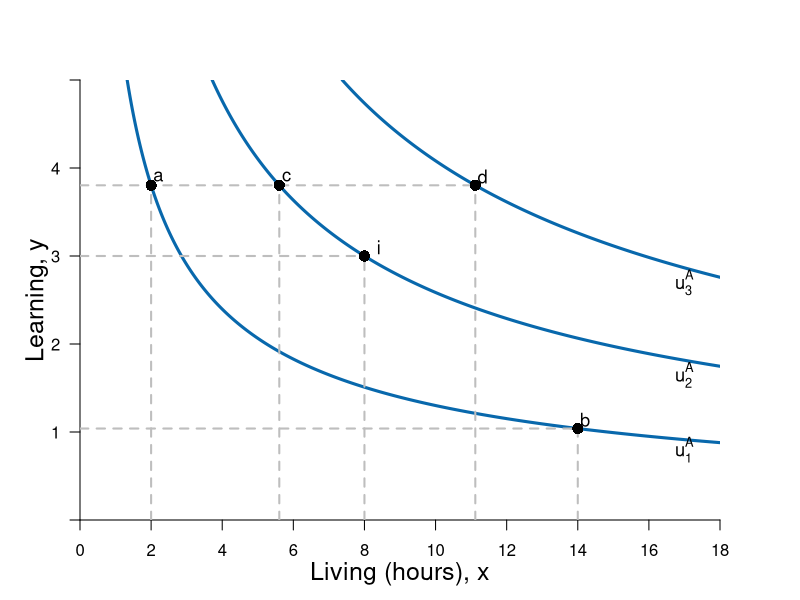

This figure's R source:
#Graph Designer: Simon Halliday
#Authors: Bowles, Foley and Halliday
#Title: Microeconomics: Competition, Conflict and Coordination

library(shape)
pdf(file = "constrained_optimization/indiff_living_learning_new.pdf", width = 8, height = 8)

#Set parameters for graphics
axislabelsize <- 1.5
labelsize <- 1.1
graphlinewidth <- 3
segmentlinewidth <- 2

COL <- c("#7fc97f", "#beaed4", "#fdc086", "#ffff99", "#386cb0", "#f0027f", "#bf5b17", "#666666")
COLA <- c("#e0f3db", "#99d8c9","#66c2a4","#41ae76", "#238b45", "#005824")
COLB <- c("#4eb3d3", "#2b8cbe", "#0868ac","#084081")

#Edited the margins to cater for the larger LHS labels
par(mar =  c(4, 4, 4, 4))

ppf <- function(x, slope = 1/64, bary = 4) {
  bary - slope *x^2
}

uFn <- function(x, y, alpha = 0.4){
  (x^alpha)*(y^(1-alpha))
}

indiffA <- function(x, ubar = uFn(8,3) - 1, alpha = 0.4) {
  (ubar/ (x^alpha))^(1/ (1 - alpha))
}

ylims <- c(0, 5)
xlims <- c(0, 18)

npts <- 501 
x <- seq(xlims[1], xlims[2], length.out = npts)
y <- seq(ylims[1], ylims[2], length.out = npts) 
a <- c(uFn(8, 3) - 1.5, uFn(8, 3), uFn(8, 3) + 1.4) #alpha = 0.4

plot(0, 0, xlim = xlims, ylim = ylims, type = "n",
     xlab = expression(paste("")),
     ylab = expression(paste("")), 
     xaxt = "n", 
     yaxt = "n", 
     cex.lab = axislabelsize, 
     bty = "n", 
     xaxs="i", 
     yaxs="i"
)


# ticksy <- seq(from = 0, to = ylims[2], by = 1)
# ylabels <- seq(from = 0, to = ylims[2], by = 1)
ticksx <- seq(from = 0, to = xlims[2], by = 2)
xlabels <- seq(from = 0, to = xlims[2], by = 2)
ticksy <- c(ylims[1], 1, 2, 3, 4, ylims[2])
ylabels <- c(NA, 1, 2, 3, 4, NA)
# ticksx <- c(xlims[1], 5.25, 8.944272, xlims[2])
# xlabels <- c(NA, expression(paste(x,"*")), expression(paste(bar(x))), NA)

axis(1, at = ticksx, pos = 0, labels = xlabels)
axis(2, at = ticksy, pos = 0, labels = ylabels, las = 1)

npts <- 500 
xx1 <- seq(xlims[1], xlims[2], length.out = npts)
xx2 <- seq(0, xlims[2], length.out = npts)
xx3 <- seq(xlims[1], 0, length.out = npts)
xx4 <- seq(-11, 0, length.out = npts)

#Draw the polygon for shading the feasible set
# xpoly1 <- seq(from = xlims[1], to = 16, length.out = 500)
# ypoly1 <- ppf(xpoly1)
# polygon(x = c(xpoly1, xpoly1[1]), y = c(ypoly1, rev(ypoly1)[1]), col=COLA[1], density=NULL, border = NA)

#Draw the graphs
# lines(xx1, ppf(xx1), col = COLA[5], lwd = graphlinewidth)

#Label the feasible frontier
# text(10.5, 0.53, expression("Feasible Frontier"), cex = labelsize)
# Arrows(12.5, 0.53, 14.5, 0.53, col = "black", lty = 1, lwd = 2, arr.type = "triangle", arr.lwd = 0.5)

contour(x, y, 
        outer(x, y, uFn),
        drawlabels = FALSE,
        col = COLB[3],
        lwd = graphlinewidth,
        levels = a, 
        xaxs="i", 
        yaxs="i", 
        add = TRUE)

#Axis labels
mtext(expression(paste("Living (hours), ", x)), side = 1, line = 2.5, cex = axislabelsize)
text(-1.2, 0.5*ylims[2], expression(paste("Learning, ", y)), xpd = TRUE, cex = axislabelsize, srt = 90) 

#Add mrs = mrt at i
#text(8.6, 3.6, expression(paste(mrs(x,y) == mrt(x,y))), cex = labelsize)
#Arrows(8, 3.5, 8, 3.15, col = "black", lty = 1, lwd = 2, arr.type = "triangle", arr.lwd = 0.5)

#Label the indifference curves
text(17, 0.8, expression(u[1]^A), cex = labelsize)
text(17, 1.65, expression(u[2]^A), cex = labelsize)
text(17, 2.7, expression(u[3]^A), cex = labelsize)

#Annotate max u point on feasibility frontier
text(8.4, ppf(8) + 0.1, expression(paste(i)), cex = labelsize)
segments(8, 0, 8, ppf(x = 8), lty = 2, col = "gray", lwd = segmentlinewidth)
segments(0, ppf(x = 8), 8, ppf(x = 8), lty = 2, col = "gray", lwd = segmentlinewidth)
points(8, ppf(x = 8), pch = 16, col = "black", cex = 1.5)

text(11.118 + 0.2, indiffA(x = 11.118, ubar = uFn(8, 3)+ 1.4) + 0.1, expression(paste(d)), cex = labelsize)
segments(0, indiffA(x = 11.118, ubar = uFn(8, 3) + 1.4), 11.118, indiffA(x = 11.118, ubar = uFn(8, 3)+1.4), lty = 2, col = "gray", lwd = segmentlinewidth)
segments(11.118, 0, 11.118, indiffA(x = 11.118, ubar = uFn(8, 3) + 1.4), lty = 2, col = "gray", lwd = segmentlinewidth)
points(11.118,  indiffA(x = 11.118, ubar = uFn(8, 3) + 1.4), pch = 16, col = "black", cex = 1.5)




text(2 + 0.2, indiffA(x = 2, ubar = uFn(8, 3) - 1.5) + 0.1, expression(paste(a)), cex = labelsize)
#segments(0, indiffA(x = 2, ubar = uFn(8, 3) - 1.5), 2, indiffA(x = 2, ubar = uFn(8, 3) - 1.5), lty = 2, col = "gray", lwd = segmentlinewidth)
segments(2, 0, 2, indiffA(x = 2, ubar = uFn(8, 3) - 1.5), lty = 2, col = "gray", lwd = segmentlinewidth)
points(2,  indiffA(x = 2, ubar = uFn(8, 3) - 1.5), pch = 16, col = "black", cex = 1.5)


text(14 + 0.2, indiffA(x = 14, ubar = uFn(8, 3) - 1.5) + 0.1, expression(paste(b)), cex = labelsize)
segments(0, indiffA(x = 14, ubar = uFn(8, 3) - 1.5), 14, indiffA(x = 14, ubar = uFn(8, 3) - 1.5), lty = 2, col = "gray", lwd = segmentlinewidth)
segments(14, 0, 14, indiffA(x = 14, ubar = uFn(8, 3) - 1.5), lty = 2, col = "gray", lwd = segmentlinewidth)
points(14,  indiffA(x = 14, ubar = uFn(8, 3) - 1.5), pch = 16, col = "black", cex = 1.5)


text(5.605 + 0.2, indiffA(x = 5.605, ubar = uFn(8, 3)) + 0.1, expression(paste(c)), cex = labelsize)
#segments(0, indiffA(x = 5.605, ubar = uFn(8, 3)), 5.605, indiffA(x = 5.605, ubar = uFn(8, 3)), lty = 2, col = "gray", lwd = segmentlinewidth)
segments(5.605, 0, 5.605, indiffA(x = 5.605, ubar = uFn(8, 3)), lty = 2, col = "gray", lwd = segmentlinewidth)
points(5.605,  indiffA(x = 5.605, ubar = uFn(8, 3)), pch = 16, col = "black", cex = 1.5)





dev.off()
